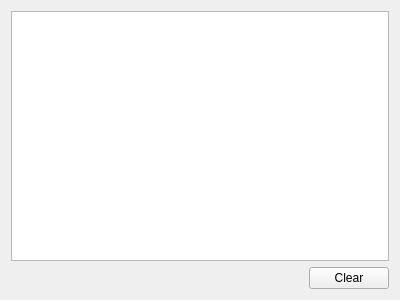
<?xml version="1.0" encoding="UTF-8"?>
<ui version="4.0">
 <class>wLogDoc</class>
 <widget class="QWidget" name="wLogDoc">
  <property name="geometry">
   <rect>
    <x>0</x>
    <y>0</y>
    <width>400</width>
    <height>300</height>
   </rect>
  </property>
  <property name="windowTitle">
   <string>Log view</string>
  </property>
  <layout class="QGridLayout" name="gridLayout">
   <item row="0" column="0" colspan="2">
    <widget class="QListView" name="lvLog"/>
   </item>
   <item row="1" column="1">
    <widget class="QPushButton" name="pbClear">
     <property name="text">
      <string>Clear</string>
     </property>
    </widget>
   </item>
   <item row="1" column="0">
    <spacer name="horizontalSpacer">
     <property name="orientation">
      <enum>Qt::Horizontal</enum>
     </property>
     <property name="sizeHint" stdset="0">
      <size>
       <width>40</width>
       <height>20</height>
      </size>
     </property>
    </spacer>
   </item>
  </layout>
 </widget>
 <tabstops>
  <tabstop>lvLog</tabstop>
  <tabstop>pbClear</tabstop>
 </tabstops>
 <resources/>
 <connections/>
</ui>
